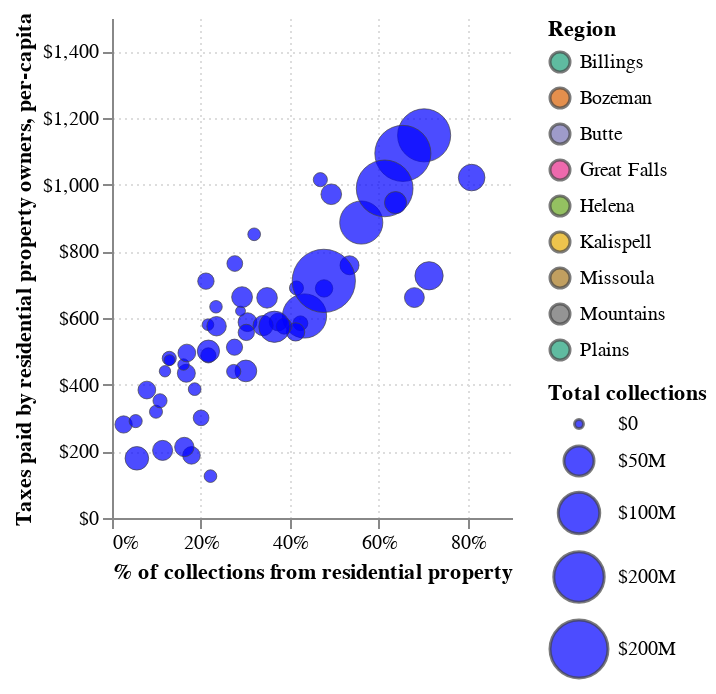

The notebook cell this image was saved under:
### Code cell
colors = ['']

s = alt.Scale(domain=[0,1500])
yEncoding = alt.Y(
    'residential_taxes_per_capita',
    axis=alt.Axis(format='$,.0f', gridDash=[1,2]),
    scale=s,
    title='Taxes paid by residential property owners, per-capita',
)
xEncoding = alt.X('res_percent',
    axis=alt.Axis(format='%', gridDash=[1,2]),
    title='% of collections from residential property'
)

alt.Chart(counties[counties['year'] == 2018]).mark_circle(
    opacity=0.7,
    fill='blue',
    stroke='#444',
    strokeWidth=0.5,
    clip=True,
).encode(
    y=yEncoding,
    x=xEncoding,
    size=alt.Size('total_taxes', scale=alt.Scale(range=[20,1000]), legend=alt.Axis(format='$,.0s', title='Total collections')),
    color=alt.Color('region', scale=alt.Scale(scheme='dark2'), title='Region'),
    detail='County',
    tooltip=['County','total_taxes', 'residential_taxes_per_capita'],
).properties(
    width=200,
    height=250,
#     title='Property tax burdens by Montana counties, 2018 (Madison County well off chart)', 
).configure_view(strokeOpacity=0)

### Figure 1 — Vega-Lite specification as saved in the notebook (floating-point values rounded to 4 significant figures)
{"$schema": "https://vega.github.io/schema/vega-lite/v3.4.0.json", "config": {"background": "white", "mark": {"tooltip": null}, "view": {"height": 300, "strokeOpacity": 0, "width": 400}}, "data": {"name": "data-3c9e400e9187ea2782246fd224267a96"}, "datasets": {"data-3c9e400e9187ea2782246fd224267a96": [{"County": "Beaverhead", "County #": 18, "fips": 30001, "non_res_taxes": 7098000.0, "non_res_taxes_per_capita": 754.7, "region": "Mountains", "res_per_income": 0.01542, "res_percent": 0.4771, "residential_taxes": 6477000.0, "residential_taxes_per_capita": 688.7, "total_taxes": 13570000.0, "total_taxes_per_capita": 1443.0, "year": 2018}, {"County": "Big Horn", "County #": 22, "fips": 30003, "non_res_taxes": 11510000.0, "non_res_taxes_per_capita": 862.6, "region": "Plains", "res_per_income": 0.006152, "res_percent": 0.1788, "residential_taxes": 2505000.0, "residential_taxes_per_capita": 187.8, "total_taxes": 14010000.0, "total_taxes_per_capita": 1050.0, "year": 2018}, {"County": "Blaine", "County #": 24, "fips": 30005, "non_res_taxes": 8157000.0, "non_res_taxes_per_capita": 1198.0, "region": "Plains", "res_per_income": 0.00961, "res_percent": 0.2005, "residential_taxes": 2045000.0, "residential_taxes_per_capita": 300.4, "total_taxes": 10200000.0, "total_taxes_per_capita": 1499.0, "year": 2018}, {"County": "Broadwater", "County #": 43, "fips": 30007, "non_res_taxes": 4830000.0, "non_res_taxes_per_capita": 793.7, "region": "Mountains", "res_per_income": 0.01486, "res_percent": 0.424, "residential_taxes": 3555000.0, "residential_taxes_per_capita": 584.2, "total_taxes": 8385000.0, "total_taxes_per_capita": 1378.0, "year": 2018}, {"County": "Carbon", "County #": 10, "fips": 30009, "non_res_taxes": 10690000.0, "non_res_taxes_per_capita": 997.4, "region": "Plains", "res_per_income": 0.02047, "res_percent": 0.4934, "residential_taxes": 10410000.0, "residential_taxes_per_capita": 971.2, "total_taxes": 21090000.0, "total_taxes_per_capita": 1969.0, "year": 2018}, {"County": "Carter", "County #": 42, "fips": 30011, "non_res_taxes": 12970000.0, "non_res_taxes_per_capita": 10480.0, "region": "Plains", "res_per_income": 0.006325, "res_percent": 0.02608, "residential_taxes": 347300.0, "residential_taxes_per_capita": 280.6, "total_taxes": 13320000.0, "total_taxes_per_capita": 10760.0, "year": 2018}, {"County": "Cascade", "County #": 2, "fips": 30013, "non_res_taxes": 64730000.0, "non_res_taxes_per_capita": 792.9, "region": "Great Falls", "res_per_income": 0.01275, "res_percent": 0.4332, "residential_taxes": 49480000.0, "residential_taxes_per_capita": 606.0, "total_taxes": 114200000.0, "total_taxes_per_capita": 1399.0, "year": 2018}, {"County": "Chouteau", "County #": 19, "fips": 30015, "non_res_taxes": 12420000.0, "non_res_taxes_per_capita": 2162.0, "region": "Plains", "res_per_income": 0.01163, "res_percent": 0.1673, "residential_taxes": 2494000.0, "residential_taxes_per_capita": 434.2, "total_taxes": 14910000.0, "total_taxes_per_capita": 2596.0, "year": 2018}, {"County": "Custer", "County #": 14, "fips": 30017, "non_res_taxes": 9188000.0, "non_res_taxes_per_capita": 793.0, "region": "Plains", "res_per_income": 0.01249, "res_percent": 0.4131, "residential_taxes": 6468000.0, "residential_taxes_per_capita": 558.3, "total_taxes": 15660000.0, "total_taxes_per_capita": 1351.0, "year": 2018}, {"County": "Daniels", "County #": 37, "fips": 30019, "non_res_taxes": 3625000.0, "non_res_taxes_per_capita": 2075.0, "region": "Plains", "res_per_income": 0.01318, "res_percent": 0.234, "residential_taxes": 1107000.0, "residential_taxes_per_capita": 633.6, "total_taxes": 4732000.0, "total_taxes_per_capita": 2708.0, "year": 2018}, {"County": "Dawson", "County #": 16, "fips": 30021, "non_res_taxes": 11630000.0, "non_res_taxes_per_capita": 1339.0, "region": "Plains", "res_per_income": 0.01297, "res_percent": 0.3049, "residential_taxes": 5099000.0, "residential_taxes_per_capita": 587.5, "total_taxes": 16720000.0, "total_taxes_per_capita": 1927.0, "year": 2018}, {"County": "Deer Lodge", "County #": 30, "fips": 30023, "non_res_taxes": 8988000.0, "non_res_taxes_per_capita": 984.3, "region": "Butte", "res_per_income": 0.01505, "res_percent": 0.3739, "residential_taxes": 5368000.0, "residential_taxes_per_capita": 587.8, "total_taxes": 14360000.0, "total_taxes_per_capita": 1572.0, "year": 2018}, {"County": "Fallon", "County #": 39, "fips": 30025, "non_res_taxes": 13170000.0, "non_res_taxes_per_capita": 4511.0, "region": "Plains", "res_per_income": 0.007754, "res_percent": 0.07842, "residential_taxes": 1121000.0, "residential_taxes_per_capita": 383.9, "total_taxes": 14290000.0, "total_taxes_per_capita": 4895.0, "year": 2018}, {"County": "Fergus", "County #": 8, "fips": 30027, "non_res_taxes": 13700000.0, "non_res_taxes_per_capita": 1233.0, "region": "Plains", "res_per_income": 0.01508, "res_percent": 0.3489, "residential_taxes": 7340000.0, "residential_taxes_per_capita": 660.5, "total_taxes": 21040000.0, "total_taxes_per_capita": 1893.0, "year": 2018}, {"County": "Flathead", "County #": 7, "fips": 30029, "non_res_taxes": 49680000.0, "non_res_taxes_per_capita": 486.5, "region": "Kalispell", "res_per_income": 0.02425, "res_percent": 0.7023, "residential_taxes": 117200000.0, "residential_taxes_per_capita": 1148.0, "total_taxes": 166900000.0, "total_taxes_per_capita": 1635.0, "year": 2018}, {"County": "Gallatin", "County #": 6, "fips": 30031, "non_res_taxes": 64610000.0, "non_res_taxes_per_capita": 577.5, "region": "Bozeman", "res_per_income": 0.01999, "res_percent": 0.6545, "residential_taxes": 122400000.0, "residential_taxes_per_capita": 1094.0, "total_taxes": 187000000.0, "total_taxes_per_capita": 1671.0, "year": 2018}, {"County": "Garfield", "County #": 50, "fips": 30033, "non_res_taxes": 2671000.0, "non_res_taxes_per_capita": 2106.0, "region": "Plains", "res_per_income": 0.01598, "res_percent": 0.2159, "residential_taxes": 735400.0, "residential_taxes_per_capita": 580.0, "total_taxes": 3406000.0, "total_taxes_per_capita": 2686.0, "year": 2018}, {"County": "Glacier", "County #": 38, "fips": 30035, "non_res_taxes": 15070000.0, "non_res_taxes_per_capita": 1096.0, "region": "Plains", "res_per_income": 0.006183, "res_percent": 0.1627, "residential_taxes": 2929000.0, "residential_taxes_per_capita": 213.0, "total_taxes": 18000000.0, "total_taxes_per_capita": 1309.0, "year": 2018}, {"County": "Golden Valley", "County #": 53, "fips": 30037, "non_res_taxes": 2687000.0, "non_res_taxes_per_capita": 3253.0, "region": "Plains", "res_per_income": 0.00896, "res_percent": 0.1192, "residential_taxes": 363600.0, "residential_taxes_per_capita": 440.2, "total_taxes": 3051000.0, "total_taxes_per_capita": 3693.0, "year": 2018}, {"County": "Granite", "County #": 46, "fips": 30039, "non_res_taxes": 3885000.0, "non_res_taxes_per_capita": 1150.0, "region": "Mountains", "res_per_income": 0.02318, "res_percent": 0.4688, "residential_taxes": 3428000.0, "residential_taxes_per_capita": 1015.0, "total_taxes": 7313000.0, "total_taxes_per_capita": 2165.0, "year": 2018}, {"County": "Hill", "County #": 12, "fips": 30041, "non_res_taxes": 16730000.0, "non_res_taxes_per_capita": 1023.0, "region": "Plains", "res_per_income": 0.009801, "res_percent": 0.3012, "residential_taxes": 7213000.0, "residential_taxes_per_capita": 441.2, "total_taxes": 23940000.0, "total_taxes_per_capita": 1465.0, "year": 2018}, {"County": "Jefferson", "County #": 51, "fips": 30043, "non_res_taxes": 7992000.0, "non_res_taxes_per_capita": 660.6, "region": "Mountains", "res_per_income": 0.01581, "res_percent": 0.5344, "residential_taxes": 9173000.0, "residential_taxes_per_capita": 758.3, "total_taxes": 17160000.0, "total_taxes_per_capita": 1419.0, "year": 2018}, {"County": "Judith Basin", "County #": 36, "fips": 30045, "non_res_taxes": 6322000.0, "non_res_taxes_per_capita": 3239.0, "region": "Plains", "res_per_income": 0.009486, "res_percent": 0.1288, "residential_taxes": 934900.0, "residential_taxes_per_capita": 479.0, "total_taxes": 7257000.0, "total_taxes_per_capita": 3718.0, "year": 2018}, {"County": "Lake", "County #": 15, "fips": 30047, "non_res_taxes": 7285000.0, "non_res_taxes_per_capita": 240.8, "region": "Mountains", "res_per_income": 0.02594, "res_percent": 0.8092, "residential_taxes": 30890000.0, "residential_taxes_per_capita": 1021.0, "total_taxes": 38180000.0, "total_taxes_per_capita": 1262.0, "year": 2018}, {"County": "Lewis & Clark", "County #": 5, "fips": 30049, "non_res_taxes": 47680000.0, "non_res_taxes_per_capita": 694.1, "region": "Helena", "res_per_income": 0.01825, "res_percent": 0.5608, "residential_taxes": 60890000.0, "residential_taxes_per_capita": 886.3, "total_taxes": 108600000.0, "total_taxes_per_capita": 1580.0, "year": 2018}, {"County": "Liberty", "County #": 48, "fips": 30051, "non_res_taxes": 4110000.0, "non_res_taxes_per_capita": 1692.0, "region": "Plains", "res_per_income": 0.009439, "res_percent": 0.186, "residential_taxes": 939400.0, "residential_taxes_per_capita": 386.6, "total_taxes": 5050000.0, "total_taxes_per_capita": 2078.0, "year": 2018}, {"County": "Lincoln", "County #": 56, "fips": 30053, "non_res_taxes": 6149000.0, "non_res_taxes_per_capita": 310.7, "region": "Mountains", "res_per_income": 0.01866, "res_percent": 0.6804, "residential_taxes": 13090000.0, "residential_taxes_per_capita": 661.3, "total_taxes": 19240000.0, "total_taxes_per_capita": 972.0, "year": 2018}, {"County": "Madison", "County #": 25, "fips": 30057, "non_res_taxes": 8112000.0, "non_res_taxes_per_capita": 4843.0, "region": "Mountains", "res_per_income": 0.06143, "res_percent": 0.7653, "residential_taxes": 26460000.0, "residential_taxes_per_capita": 15790.0, "total_taxes": 34570000.0, "total_taxes_per_capita": 20640.0, "year": 2018}, {"County": "McCone", "County #": 41, "fips": 30055, "non_res_taxes": 3870000.0, "non_res_taxes_per_capita": 441.4, "region": "Plains", "res_per_income": 0.01558, "res_percent": 0.2215, "residential_taxes": 1101000.0, "residential_taxes_per_capita": 125.6, "total_taxes": 4971000.0, "total_taxes_per_capita": 567.0, "year": 2018}, {"County": "Meagher", "County #": 47, "fips": 30059, "non_res_taxes": 3377000.0, "non_res_taxes_per_capita": 1810.0, "region": "Mountains", "res_per_income": 0.01845, "res_percent": 0.3199, "residential_taxes": 1588000.0, "residential_taxes_per_capita": 851.1, "total_taxes": 4965000.0, "total_taxes_per_capita": 2661.0, "year": 2018}, {"County": "Mineral", "County #": 54, "fips": 30061, "non_res_taxes": 4198000.0, "non_res_taxes_per_capita": 972.6, "region": "Mountains", "res_per_income": 0.01727, "res_percent": 0.415, "residential_taxes": 2978000.0, "residential_taxes_per_capita": 690.1, "total_taxes": 7176000.0, "total_taxes_per_capita": 1663.0, "year": 2018}, {"County": "Missoula", "County #": 4, "fips": 30063, "non_res_taxes": 74000000.0, "non_res_taxes_per_capita": 622.9, "region": "Missoula", "res_per_income": 0.01998, "res_percent": 0.6135, "residential_taxes": 117500000.0, "residential_taxes_per_capita": 988.9, "total_taxes": 191500000.0, "total_taxes_per_capita": 1612.0, "year": 2018}, {"County": "Musselshell", "County #": 23, "fips": 30065, "non_res_taxes": 5420000.0, "non_res_taxes_per_capita": 1165.0, "region": "Plains", "res_per_income": 0.01019, "res_percent": 0.2738, "residential_taxes": 2044000.0, "residential_taxes_per_capita": 439.4, "total_taxes": 7464000.0, "total_taxes_per_capita": 1605.0, "year": 2018}, {"County": "Park", "County #": 49, "fips": 30067, "non_res_taxes": 8986000.0, "non_res_taxes_per_capita": 537.0, "region": "Mountains", "res_per_income": 0.01967, "res_percent": 0.638, "residential_taxes": 15830000.0, "residential_taxes_per_capita": 946.2, "total_taxes": 24820000.0, "total_taxes_per_capita": 1483.0, "year": 2018}, {"County": "Petroleum", "County #": 55, "fips": 30069, "non_res_taxes": 782700.0, "non_res_taxes_per_capita": 1526.0, "region": "Plains", "res_per_income": 0.01735, "res_percent": 0.2892, "residential_taxes": 318400.0, "residential_taxes_per_capita": 620.6, "total_taxes": 1101000.0, "total_taxes_per_capita": 2146.0, "year": 2018}, {"County": "Phillips", "County #": 11, "fips": 30071, "non_res_taxes": 7180000.0, "non_res_taxes_per_capita": 1762.0, "region": "Plains", "res_per_income": 0.01245, "res_percent": 0.2168, "residential_taxes": 1988000.0, "residential_taxes_per_capita": 487.9, "total_taxes": 9168000.0, "total_taxes_per_capita": 2250.0, "year": 2018}, {"County": "Pondera", "County #": 26, "fips": 30073, "non_res_taxes": 8040000.0, "non_res_taxes_per_capita": 1346.0, "region": "Plains", "res_per_income": 0.01209, "res_percent": 0.2757, "residential_taxes": 3060000.0, "residential_taxes_per_capita": 512.4, "total_taxes": 11100000.0, "total_taxes_per_capita": 1859.0, "year": 2018}, {"County": "Powder River", "County #": 9, "fips": 30075, "non_res_taxes": 4982000.0, "non_res_taxes_per_capita": 2903.0, "region": "Plains", "res_per_income": 0.009816, "res_percent": 0.09895, "residential_taxes": 547100.0, "residential_taxes_per_capita": 318.8, "total_taxes": 5529000.0, "total_taxes_per_capita": 3222.0, "year": 2018}, {"County": "Powell", "County #": 28, "fips": 30077, "non_res_taxes": 6342000.0, "non_res_taxes_per_capita": 910.2, "region": "Mountains", "res_per_income": 0.01446, "res_percent": 0.3873, "residential_taxes": 4008000.0, "residential_taxes_per_capita": 575.3, "total_taxes": 10350000.0, "total_taxes_per_capita": 1485.0, "year": 2018}, {"County": "Prairie", "County #": 45, "fips": 30079, "non_res_taxes": 2610000.0, "non_res_taxes_per_capita": 2401.0, "region": "Plains", "res_per_income": 0.01029, "res_percent": 0.1609, "residential_taxes": 500400.0, "residential_taxes_per_capita": 460.4, "total_taxes": 3110000.0, "total_taxes_per_capita": 2861.0, "year": 2018}, {"County": "Ravalli", "County #": 13, "fips": 30081, "non_res_taxes": 12610000.0, "non_res_taxes_per_capita": 292.0, "region": "Missoula", "res_per_income": 0.01629, "res_percent": 0.7134, "residential_taxes": 31370000.0, "residential_taxes_per_capita": 726.6, "total_taxes": 43980000.0, "total_taxes_per_capita": 1019.0, "year": 2018}, {"County": "Richland", "County #": 27, "fips": 30083, "non_res_taxes": 19710000.0, "non_res_taxes_per_capita": 1806.0, "region": "Plains", "res_per_income": 0.008177, "res_percent": 0.217, "residential_taxes": 5462000.0, "residential_taxes_per_capita": 500.5, "total_taxes": 25170000.0, "total_taxes_per_capita": 2307.0, "year": 2018}, {"County": "Roosevelt", "County #": 17, "fips": 30085, "non_res_taxes": 17450000.0, "non_res_taxes_per_capita": 1578.0, "region": "Plains", "res_per_income": 0.005829, "res_percent": 0.1139, "residential_taxes": 2243000.0, "residential_taxes_per_capita": 202.8, "total_taxes": 19690000.0, "total_taxes_per_capita": 1780.0, "year": 2018}, {"County": "Rosebud", "County #": 29, "fips": 30087, "non_res_taxes": 27390000.0, "non_res_taxes_per_capita": 3022.0, "region": "Plains", "res_per_income": 0.004236, "res_percent": 0.05591, "residential_taxes": 1622000.0, "residential_taxes_per_capita": 179.0, "total_taxes": 29010000.0, "total_taxes_per_capita": 3201.0, "year": 2018}, {"County": "Sanders", "County #": 35, "fips": 30089, "non_res_taxes": 13270000.0, "non_res_taxes_per_capita": 1121.0, "region": "Mountains", "res_per_income": 0.01654, "res_percent": 0.34, "residential_taxes": 6837000.0, "residential_taxes_per_capita": 577.3, "total_taxes": 20110000.0, "total_taxes_per_capita": 1698.0, "year": 2018}, {"County": "Sheridan", "County #": 34, "fips": 30091, "non_res_taxes": 9081000.0, "non_res_taxes_per_capita": 2652.0, "region": "Plains", "res_per_income": 0.01352, "res_percent": 0.2113, "residential_taxes": 2433000.0, "residential_taxes_per_capita": 710.5, "total_taxes": 11510000.0, "total_taxes_per_capita": 3363.0, "year": 2018}, {"County": "Silver Bow", "County #": 1, "fips": 30093, "non_res_taxes": 34850000.0, "non_res_taxes_per_capita": 995.9, "region": "Butte", "res_per_income": 0.01172, "res_percent": 0.3655, "residential_taxes": 20070000.0, "residential_taxes_per_capita": 573.7, "total_taxes": 54930000.0, "total_taxes_per_capita": 1570.0, "year": 2018}, {"County": "Stillwater", "County #": 32, "fips": 30095, "non_res_taxes": 15270000.0, "non_res_taxes_per_capita": 1602.0, "region": "Plains", "res_per_income": 0.0128, "res_percent": 0.2927, "residential_taxes": 6317000.0, "residential_taxes_per_capita": 662.6, "total_taxes": 21590000.0, "total_taxes_per_capita": 2264.0, "year": 2018}, {"County": "Sweet Grass", "County #": 40, "fips": 30097, "non_res_taxes": 7419000.0, "non_res_taxes_per_capita": 2000.0, "region": "Plains", "res_per_income": 0.01717, "res_percent": 0.2763, "residential_taxes": 2832000.0, "residential_taxes_per_capita": 763.4, "total_taxes": 10250000.0, "total_taxes_per_capita": 2763.0, "year": 2018}, {"County": "Teton", "County #": 31, "fips": 30099, "non_res_taxes": 7923000.0, "non_res_taxes_per_capita": 1286.0, "region": "Plains", "res_per_income": 0.01255, "res_percent": 0.3022, "residential_taxes": 3431000.0, "residential_taxes_per_capita": 556.7, "total_taxes": 11350000.0, "total_taxes_per_capita": 1842.0, "year": 2018}, {"County": "Toole", "County #": 21, "fips": 30101, "non_res_taxes": 11870000.0, "non_res_taxes_per_capita": 2445.0, "region": "Plains", "res_per_income": 0.01088, "res_percent": 0.1684, "residential_taxes": 2402000.0, "residential_taxes_per_capita": 495.0, "total_taxes": 14270000.0, "total_taxes_per_capita": 2940.0, "year": 2018}, {"County": "Treasure", "County #": 33, "fips": 30103, "non_res_taxes": 2163000.0, "non_res_taxes_per_capita": 3186.0, "region": "Plains", "res_per_income": 0.009778, "res_percent": 0.1294, "residential_taxes": 321500.0, "residential_taxes_per_capita": 473.4, "total_taxes": 2485000.0, "total_taxes_per_capita": 3659.0, "year": 2018}, {"County": "Valley", "County #": 20, "fips": 30105, "non_res_taxes": 13910000.0, "non_res_taxes_per_capita": 1870.0, "region": "Plains", "res_per_income": 0.01226, "res_percent": 0.2353, "residential_taxes": 4279000.0, "residential_taxes_per_capita": 575.3, "total_taxes": 18190000.0, "total_taxes_per_capita": 2445.0, "year": 2018}, {"County": "Wheatland", "County #": 44, "fips": 30107, "non_res_taxes": 6493000.0, "non_res_taxes_per_capita": 2904.0, "region": "Plains", "res_per_income": 0.009786, "res_percent": 0.108, "residential_taxes": 786300.0, "residential_taxes_per_capita": 351.7, "total_taxes": 7279000.0, "total_taxes_per_capita": 3255.0, "year": 2018}, {"County": "Wibaux", "County #": 52, "fips": 30109, "non_res_taxes": 5347000.0, "non_res_taxes_per_capita": 5171.0, "region": "Plains", "res_per_income": 0.005706, "res_percent": 0.05322, "residential_taxes": 300600.0, "residential_taxes_per_capita": 290.7, "total_taxes": 5647000.0, "total_taxes_per_capita": 5462.0, "year": 2018}, {"County": "Yellowstone", "County #": 3, "fips": 30111, "non_res_taxes": 125100000.0, "non_res_taxes_per_capita": 781.4, "region": "Billings", "res_per_income": 0.01359, "res_percent": 0.4766, "residential_taxes": 113900000.0, "residential_taxes_per_capita": 711.4, "total_taxes": 239100000.0, "total_taxes_per_capita": 1493.0, "year": 2018}]}, "encoding": {"color": {"field": "region", "scale": {"scheme": "dark2"}, "title": "Region", "type": "nominal"}, "detail": {"field": "County", "type": "nominal"}, "size": {"field": "total_taxes", "legend": {"format": "$,.0s", "title": "Total collections"}, "scale": {"range": [20, 1000]}, "type": "quantitative"}, "tooltip": [{"field": "County", "type": "nominal"}, {"field": "total_taxes", "type": "quantitative"}, {"field": "residential_taxes_per_capita", "type": "quantitative"}], "x": {"axis": {"format": "%", "gridDash": [1, 2]}, "field": "res_percent", "title": "% of collections from residential property", "type": "quantitative"}, "y": {"axis": {"format": "$,.0f", "gridDash": [1, 2]}, "field": "residential_taxes_per_capita", "scale": {"domain": [0, 1500]}, "title": "Taxes paid by residential property owners, per-capita", "type": "quantitative"}}, "height": 250, "mark": {"clip": true, "fill": "blue", "opacity": 0.7, "stroke": "#444", "strokeWidth": 0.5, "type": "circle"}, "width": 200}
